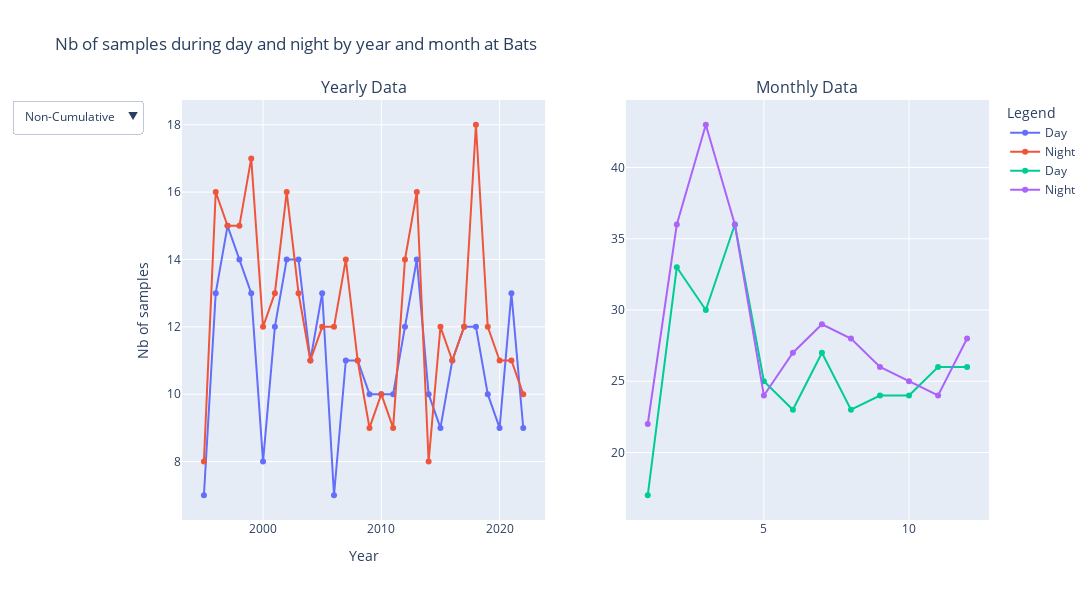

The notebook cell saved with this chart:
### Markdown cell above
## Number of samples

### Code cell
# Calculer les comptes mensuels
day_counts_month = data.groupby("time.month").count().day[:, 0, 0, 0]
night_counts_month = data.groupby("time.month").count().night[:, 0, 0, 0]

day_counts_month_cumsum = day_counts_month.cumsum()
night_counts_month_cumsum = night_counts_month.cumsum()

# Calculer les comptes annuels
day_counts_year = data.groupby("time.year").count().day[:, 0, 0, 0]
night_counts_year = data.groupby("time.year").count().night[:, 0, 0, 0]

day_counts_year_cumsum = day_counts_year.cumsum()
night_counts_year_cumsum = night_counts_year.cumsum()

# Créer la figure avec des subplots
fig = make_subplots(rows=1, cols=2, subplot_titles=("Yearly Data", "Monthly Data"))

# Ajouter les traces pour les données annuelles
fig.add_trace(go.Scatter(x=day_counts_year["year"], y=day_counts_year, mode="lines+markers", name="Day"), row=1, col=1)
fig.add_trace(
    go.Scatter(x=night_counts_year["year"], y=night_counts_year, mode="lines+markers", name="Night"), row=1, col=1
)
fig.add_trace(
    go.Scatter(
        x=day_counts_year_cumsum["year"],
        y=day_counts_year_cumsum,
        mode="lines+markers",
        name="Day Cumulative",
        visible=False,
    ),
    row=1,
    col=1,
)
fig.add_trace(
    go.Scatter(
        x=night_counts_year_cumsum["year"],
        y=night_counts_year_cumsum,
        mode="lines+markers",
        name="Night Cumulative",
        visible=False,
    ),
    row=1,
    col=1,
)

# Ajouter les traces pour les données mensuelles
fig.add_trace(
    go.Scatter(x=day_counts_month["month"], y=day_counts_month, mode="lines+markers", name="Day"), row=1, col=2
)
fig.add_trace(
    go.Scatter(x=night_counts_month["month"], y=night_counts_month, mode="lines+markers", name="Night"), row=1, col=2
)
fig.add_trace(
    go.Scatter(
        x=day_counts_month_cumsum["month"],
        y=day_counts_month_cumsum,
        mode="lines+markers",
        name="Day Cumulative",
        visible=False,
    ),
    row=1,
    col=2,
)
fig.add_trace(
    go.Scatter(
        x=night_counts_month_cumsum["month"],
        y=night_counts_month_cumsum,
        mode="lines+markers",
        name="Night Cumulative",
        visible=False,
    ),
    row=1,
    col=2,
)

# Mettre à jour la mise en page avec le menu déroulant
fig.update_layout(
    title=f"Nb of samples during day and night by year and month at {station}",
    xaxis_title="Year",
    yaxis_title="Nb of samples",
    legend_title="Legend",
    xaxis={"showgrid": True},
    yaxis={"showgrid": True},
    updatemenus=[
        {
            "buttons": [
                {
                    "args": [{"visible": [True, True, False, False, True, True, False, False]}],
                    "label": "Non-Cumulative",
                    "method": "update",
                },
                {
                    "args": [{"visible": [False, False, True, True, False, False, True, True]}],
                    "label": "Cumulative",
                    "method": "update",
                },
            ],
            "direction": "down",
            "showactive": True,
        }
    ],
)
# wider layout
fig.update_layout(width=1100, height=600)
fig.show()

### Figure 1 — Plotly figure (JSON) as saved in the notebook; plotly's stock layout.template omitted (floating-point values rounded to 4 significant figures)
{"data": [{"mode": "lines+markers", "name": "Day", "type": "scatter", "x": [1995, 1996, 1997, 1998, 1999, 2000, 2001, 2002, 2003, 2004, 2005, 2006, 2007, 2008, 2009, 2010, 2011, 2012, 2013, 2014, 2015, 2016, 2017, 2018, 2019, 2020, 2021, 2022], "xaxis": "x", "y": [7, 13, 15, 14, 13, 8, 12, 14, 14, 11, 13, 7, 11, 11, 10, 10, 10, 12, 14, 10, 9, 11, 12, 12, 10, 9, 13, 9], "yaxis": "y"}, {"mode": "lines+markers", "name": "Night", "type": "scatter", "x": [1995, 1996, 1997, 1998, 1999, 2000, 2001, 2002, 2003, 2004, 2005, 2006, 2007, 2008, 2009, 2010, 2011, 2012, 2013, 2014, 2015, 2016, 2017, 2018, 2019, 2020, 2021, 2022], "xaxis": "x", "y": [8, 16, 15, 15, 17, 12, 13, 16, 13, 11, 12, 12, 14, 11, 9, 10, 9, 14, 16, 8, 12, 11, 12, 18, 12, 11, 11, 10], "yaxis": "y"}, {"mode": "lines+markers", "name": "Day Cumulative", "type": "scatter", "visible": false, "x": [1995, 1996, 1997, 1998, 1999, 2000, 2001, 2002, 2003, 2004, 2005, 2006, 2007, 2008, 2009, 2010, 2011, 2012, 2013, 2014, 2015, 2016, 2017, 2018, 2019, 2020, 2021, 2022], "xaxis": "x", "y": [7, 20, 35, 49, 62, 70, 82, 96, 110, 121, 134, 141, 152, 163, 173, 183, 193, 205, 219, 229, 238, 249, 261, 273, 283, 292, 305, 314], "yaxis": "y"}, {"mode": "lines+markers", "name": "Night Cumulative", "type": "scatter", "visible": false, "x": [1995, 1996, 1997, 1998, 1999, 2000, 2001, 2002, 2003, 2004, 2005, 2006, 2007, 2008, 2009, 2010, 2011, 2012, 2013, 2014, 2015, 2016, 2017, 2018, 2019, 2020, 2021, 2022], "xaxis": "x", "y": [8, 24, 39, 54, 71, 83, 96, 112, 125, 136, 148, 160, 174, 185, 194, 204, 213, 227, 243, 251, 263, 274, 286, 304, 316, 327, 338, 348], "yaxis": "y"}, {"mode": "lines+markers", "name": "Day", "type": "scatter", "x": [1, 2, 3, 4, 5, 6, 7, 8, 9, 10, 11, 12], "xaxis": "x2", "y": [17, 33, 30, 36, 25, 23, 27, 23, 24, 24, 26, 26], "yaxis": "y2"}, {"mode": "lines+markers", "name": "Night", "type": "scatter", "x": [1, 2, 3, 4, 5, 6, 7, 8, 9, 10, 11, 12], "xaxis": "x2", "y": [22, 36, 43, 36, 24, 27, 29, 28, 26, 25, 24, 28], "yaxis": "y2"}, {"mode": "lines+markers", "name": "Day Cumulative", "type": "scatter", "visible": false, "x": [1, 2, 3, 4, 5, 6, 7, 8, 9, 10, 11, 12], "xaxis": "x2", "y": [17, 50, 80, 116, 141, 164, 191, 214, 238, 262, 288, 314], "yaxis": "y2"}, {"mode": "lines+markers", "name": "Night Cumulative", "type": "scatter", "visible": false, "x": [1, 2, 3, 4, 5, 6, 7, 8, 9, 10, 11, 12], "xaxis": "x2", "y": [22, 58, 101, 137, 161, 188, 217, 245, 271, 296, 320, 348], "yaxis": "y2"}], "layout": {"annotations": [{"font": {"size": 16}, "showarrow": false, "text": "Yearly Data", "x": 0.225, "xanchor": "center", "xref": "paper", "y": 1, "yanchor": "bottom", "yref": "paper"}, {"font": {"size": 16}, "showarrow": false, "text": "Monthly Data", "x": 0.775, "xanchor": "center", "xref": "paper", "y": 1, "yanchor": "bottom", "yref": "paper"}], "height": 600, "legend": {"title": {"text": "Legend"}}, "title": {"text": "Nb of samples during day and night by year and month at Bats"}, "updatemenus": [{"buttons": [{"args": [{"visible": [true, true, false, false, true, true, false, false]}], "label": "Non-Cumulative", "method": "update"}, {"args": [{"visible": [false, false, true, true, false, false, true, true]}], "label": "Cumulative", "method": "update"}], "direction": "down", "showactive": true}], "width": 1100, "xaxis": {"anchor": "y", "domain": [0, 0.45], "showgrid": true, "title": {"text": "Year"}}, "xaxis2": {"anchor": "y2", "domain": [0.55, 1]}, "yaxis": {"anchor": "x", "domain": [0, 1], "showgrid": true, "title": {"text": "Nb of samples"}}, "yaxis2": {"anchor": "x2", "domain": [0, 1]}}}
